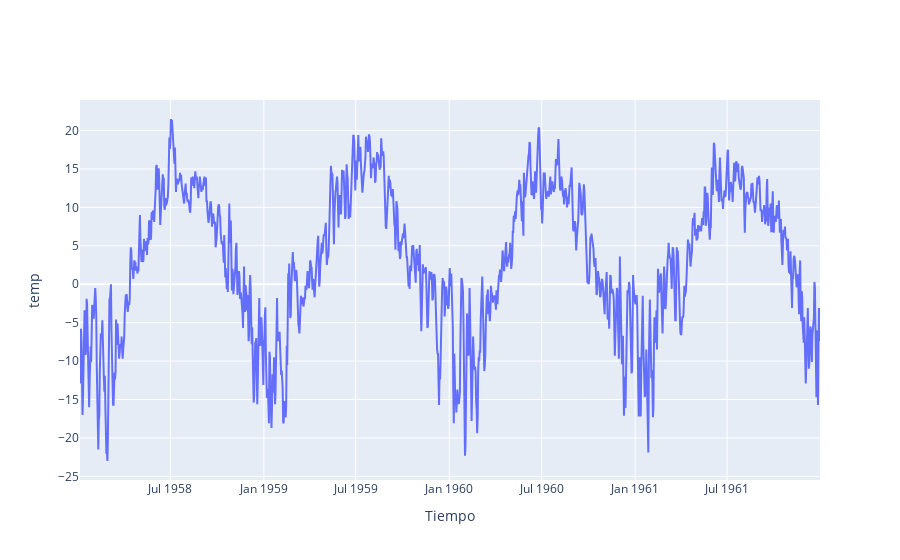

The code cell stored with this chart in its notebook:
### Code cell
example = analyze_time_interval(df, 1958, 3, "temp",9, 7)

### Figure 1 — Plotly figure (JSON) as saved in the notebook; plotly's stock layout.template omitted (floating-point values rounded to 4 significant figures; data arrays with more than 128 entries replaced by an {"elided": "..."} marker saying what was removed)
{"data": [{"type": "scatter", "x": {"elided": "1458 str values"}, "y": {"elided": "1458 float values"}}], "layout": {"xaxis": {"title": {"text": "Tiempo"}}, "yaxis": {"title": {"text": "temp"}}}}
